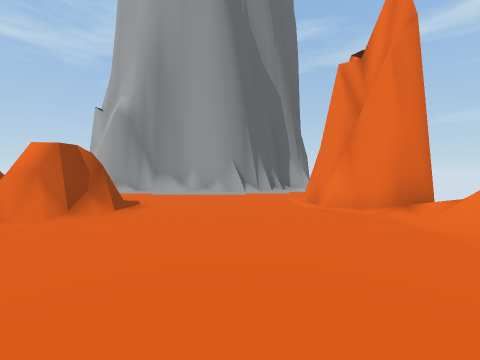
View 1 (above)

13 first-person views from a walk through a 3-D level made in the Unity game engine. The camera is 1.4 m above the floor, tilts 2° down and sees 90° across. The floor is counted in squares, 2 m on a side. Each view is taken from the middle of a square. On the plan, view 1 faces up. The plan holds only what a view shows up to about 9 squares ahead; the rest is blank. The place goes on beyond the plan. The player character is not drawn.

View 2
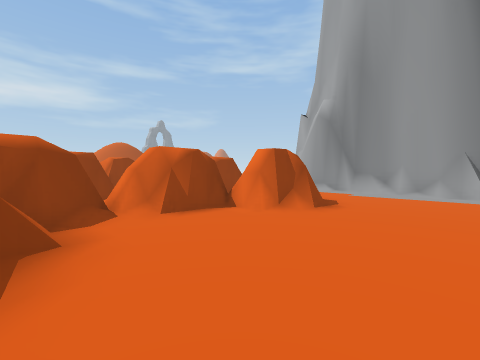

View 3
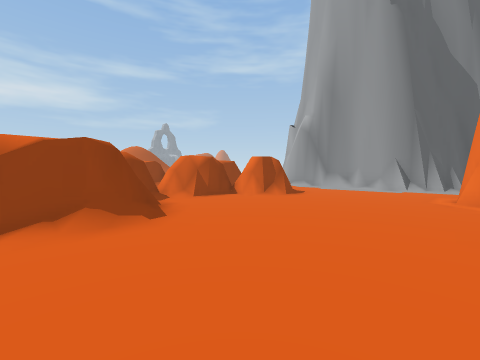

View 4
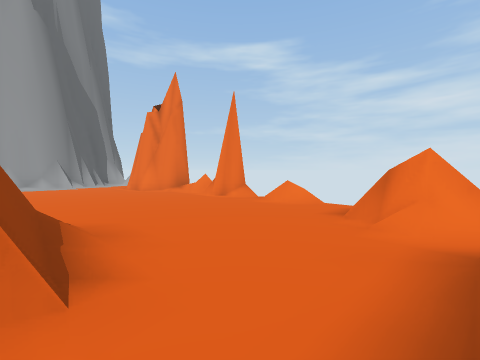

View 5
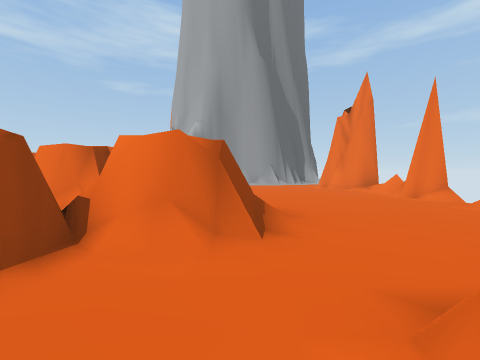

View 6
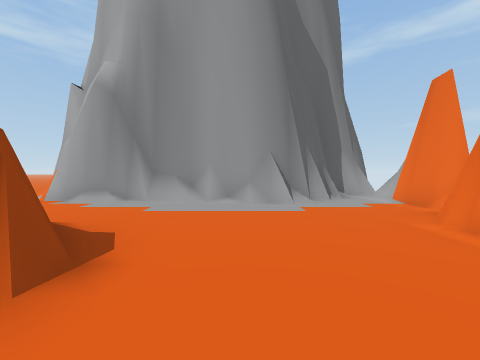

View 7
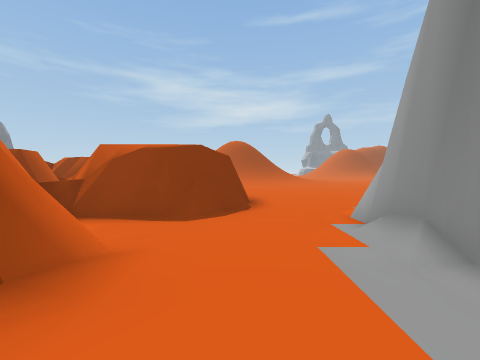

View 8
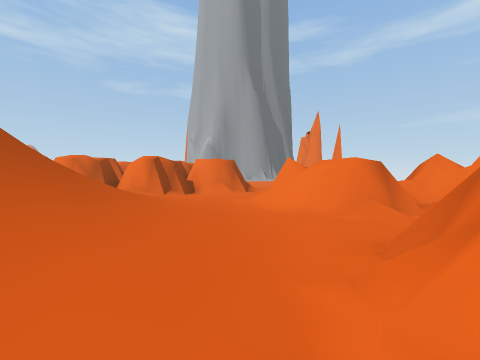

View 9
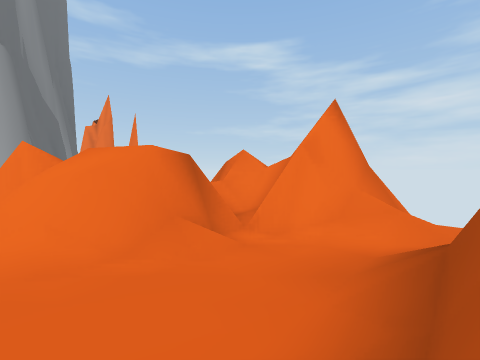

View 10
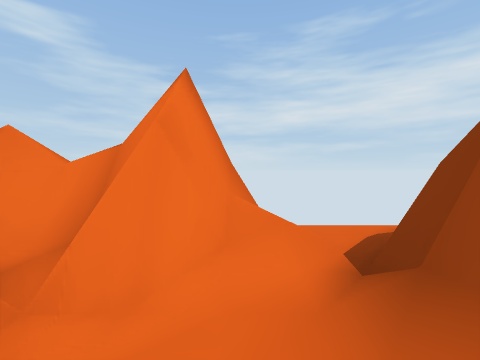

View 11
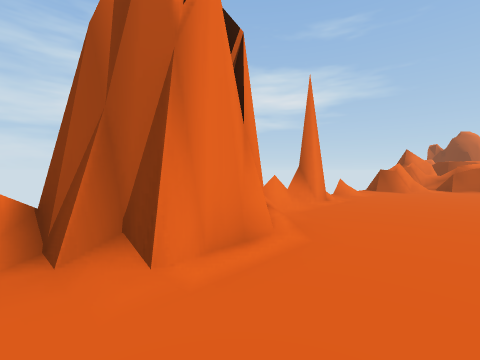

View 12
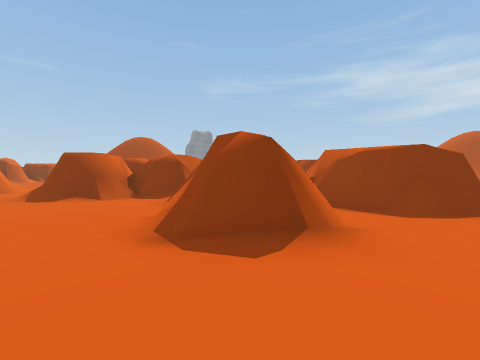

View 13
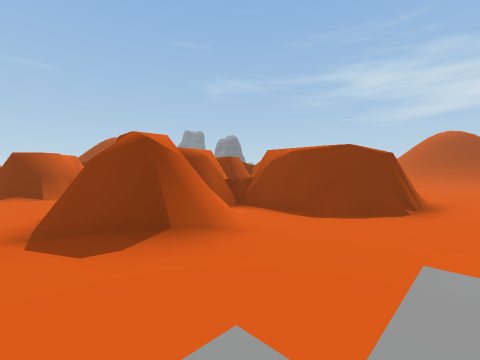

### Floor plan
Key: @ floor where view 1 was taken; # wall or solid block; x gap in a wall; . floor; / step, stairs or slope; = window, fence, low wall or low ledge.
Columns run from 14 left of view 1 to 3 right of it. Each row starts with its distance up from view 1.
 11    ...           #
 10    .....       #/.
  9    .....########.#
  8 .................#
  7 ......##.........#
  6        ##.......##
  5         #.##....#
  4         ####.....x
  3          ##......=
  2          ##......#
  1    #     #/......#
  0    ##    ###..@...
 -1           ###....=
 -2        # ####.....
 -3       #####/....##
 -4         ///..#=.=
 -5           /..=# #
 -6           //.==##
 -7          /////=###
 -8          ////.../#
 -9           ////##/.
-10            //####.
-11             /

Positions as (right, up) in squares from view 1, and headings:
1: (0, 0), facing up
2: (0, 0), facing up-left
3: (2, -2), facing up-left
4: (-2, -4), facing up-right
5: (-2, -5), facing up
6: (-1, 3), facing up
7: (-2, 7), facing left
8: (-2, -11), facing up
9: (-1, -9), facing up-right
10: (0, -8), facing right
11: (0, 7), facing down-right
12: (-1, 7), facing down-left
13: (-2, 8), facing down-left
